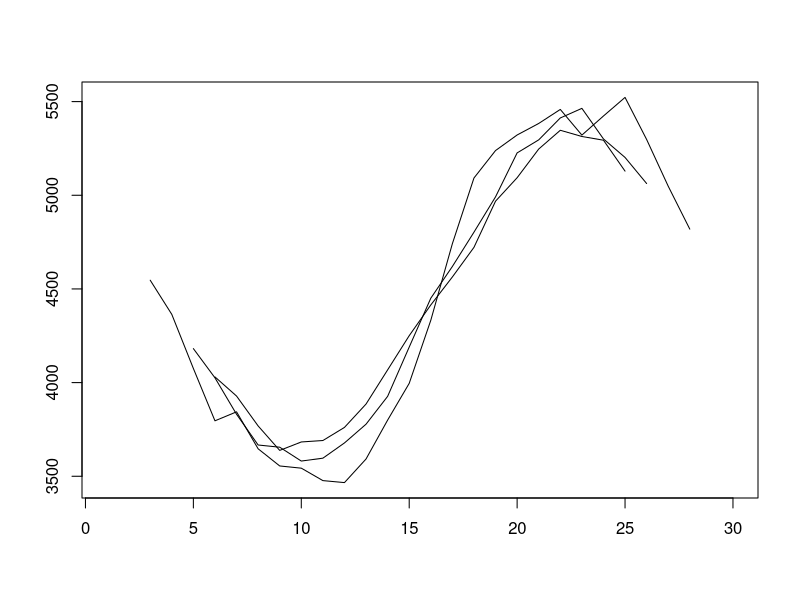
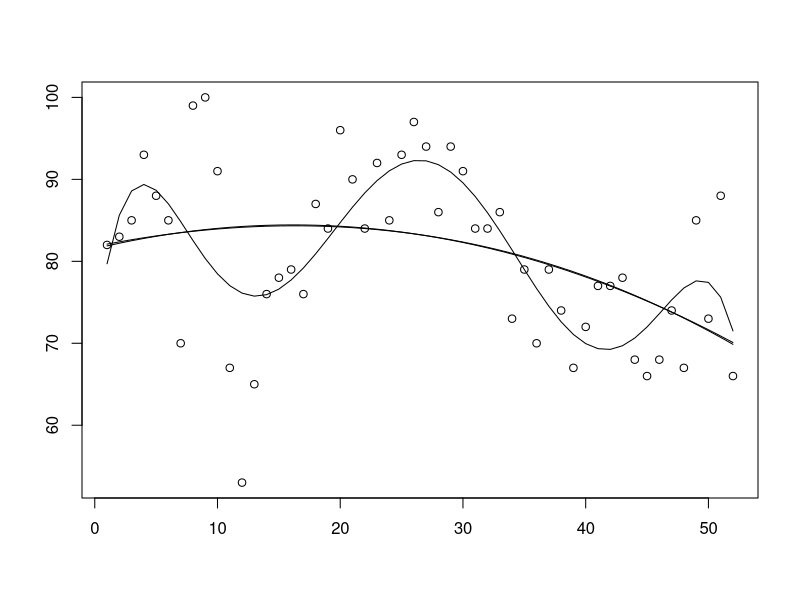
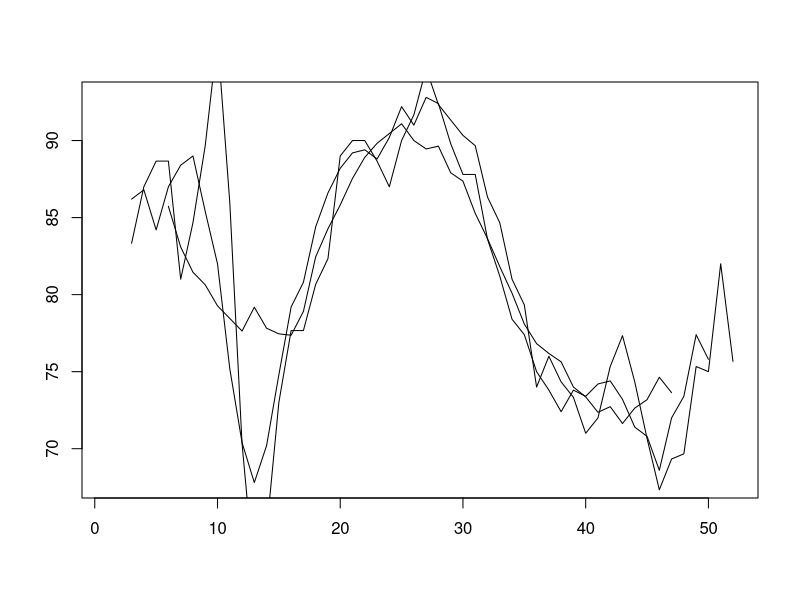
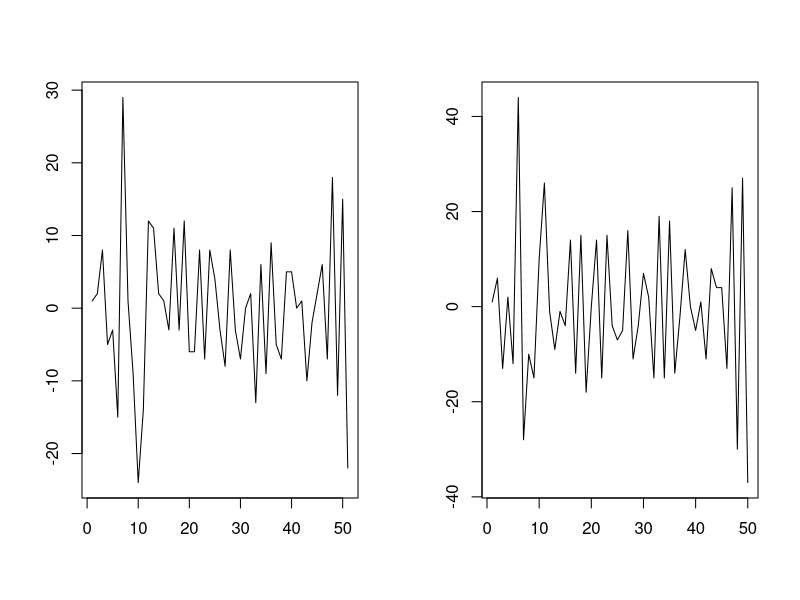

Recreate these plots in R, in order.
#  hw 4 for time series class
# (1) Download the file strikes.datPreview the documentView in a new window from the Data 
# folder. It contains the number of strikes per year in the U.S. between 1951 and 1980. 
# Plot the data and apply the two-sided moving average filters with q=2,4,5 to the data, 
# closely following the R commands introduced in Section 1.3. of the Lecture Notes. 
# 
# (2) To familiarize yourselves more with the various methods of trend removal, please 
# go to https://trends.google.com/trends/ (Links to an external site.)Links to an external
# site. and search the phrase "time series analysis". Download the available CSV file and 
# apply any of the three methods of Section 1.3 to your data.

# 1.
getwd()
setwd("/home/yunzheli/class/sta137/Data/")
strikes_raw = read.table(file = "strikes.dat")
strikes = ts(strikes_raw, start = 1951)
t = 1 : length(strikes)

ma2 = filter(strikes, sides = 2, rep(1,5) / 5)
ma4 = filter(strikes, sides = 2, rep(1,9) / 9)
ma5 = filter(strikes, sides = 2, rep(1,11) / 11)
plot(t, ma2, xlab = "", ylab = "", main = "", type = "l")
lines(t, ma4)
lines(t, ma5)

# 2.
data = read.table("multiTimeline.csv", stringsAsFactors = FALSE, fill = TRUE, skip = 3)
data = data[[1]]

# clean data
# seperate string with ','
tsdata = lapply(data, function(x) strsplit(x, ","))

# unlist
tsdata = unlist(tsdata)

# choose numbers
tsdata = tsdata[2*(1:(length(tsdata)/2))]
tsdata = as.numeric(tsdata)

# set t
t = 1 : length(tsdata)

# plot
plot(t, tsdata, xlab = "", ylab = "", main = "")

# method 1: Least squares estimation
# try polynomial function with different parameters
# based on the scatter plot we choose to start with
# quadratic regression

qtfit = lm(tsdata~poly(t,2,raw = TRUE))
lines(qtfit$fitted.values)
cbfit = lm(tsdata~poly(t,3,raw = TRUE))
lines(cbfit$fitted.values)
random = lm(tsdata~poly(t,6,raw=TRUE))
lines(random$fitted.values)
# Q: how should we choose the regression model when quadratic and cubic do not have
# much difference, but it goes larger when power becomes higher

# method 2: Smoothing with Moving Averages
# a) two sides
ma_two_sides_2 = filter(tsdata, sides = 2, filter = rep(1,5)/5)
plot(t, ma_two_sides_2, xlab = "", ylab = "", main = "", type = "l")
ma_two_sides_5 = filter(tsdata, sides = 2, filter = rep(1,11)/11)
lines(t, ma_two_sides_5)
# b) one side
ma_one_side_2 = filter(tsdata, sides = 1, rep(1,3) / 3)
lines(t, ma_one_side_2)

# method 3: Differencing
d1 = diff(tsdata)
d2 = diff(d1)
par(mfrow = c(1, 2))
plot.ts(d1, xlab = "", ylab = "")
plot.ts(d2, xlab = "", ylab = "")
